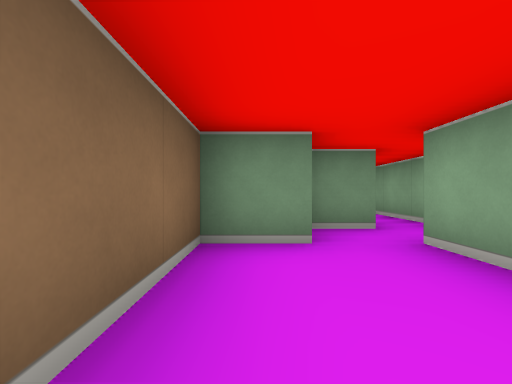
[1] (above)

12 first-person views from a walk through a cub3D level. The camera is about half as high as the walls, looks level and sees 85° across. The floor is counted in squares. Each view is taken from the middle of a square. On the plan, view 1 faces up. The plan holds only what a view shows up to about 9 squares ahead; the rest is blank.

[2]
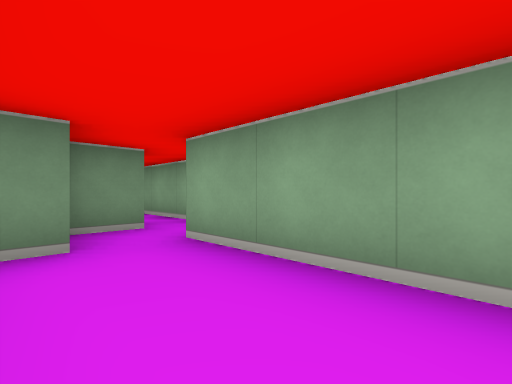

[3]
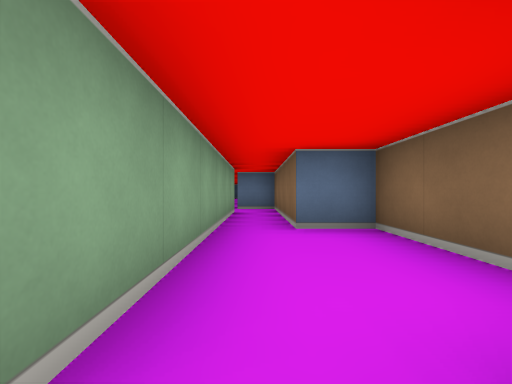

[4]
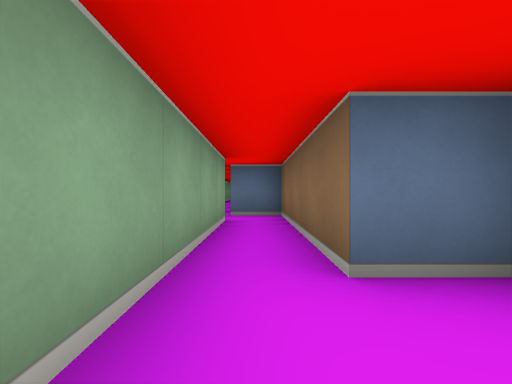

[5]
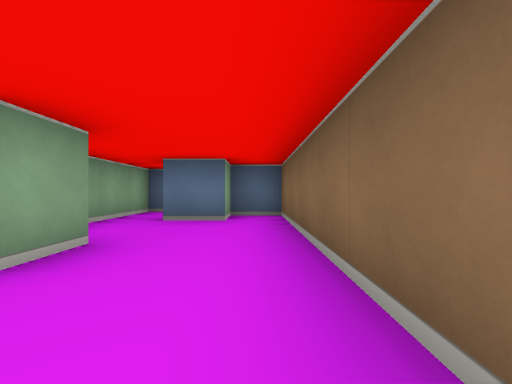

[6]
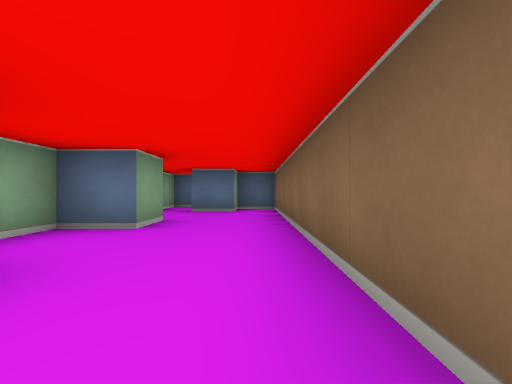

[7]
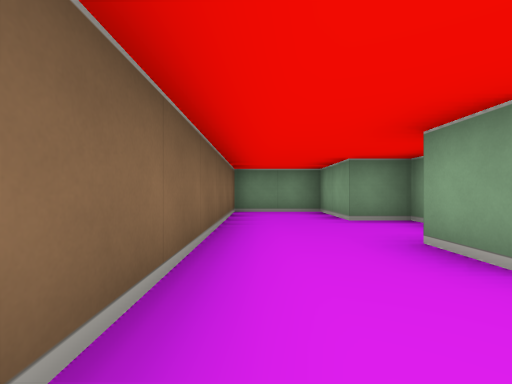

[8]
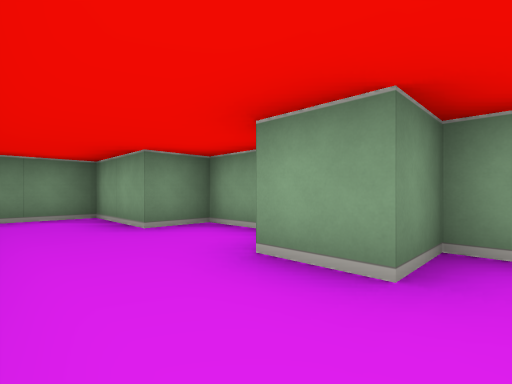

[9]
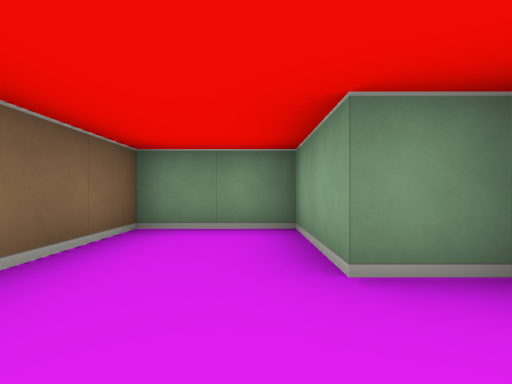

[10]
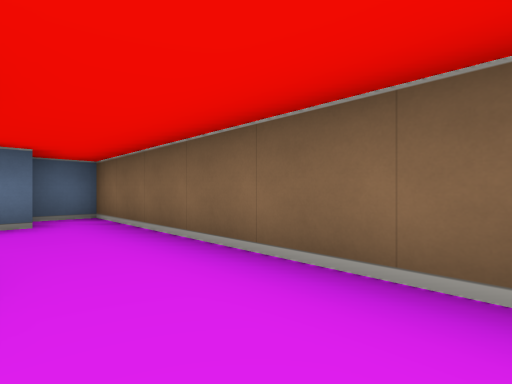

[11]
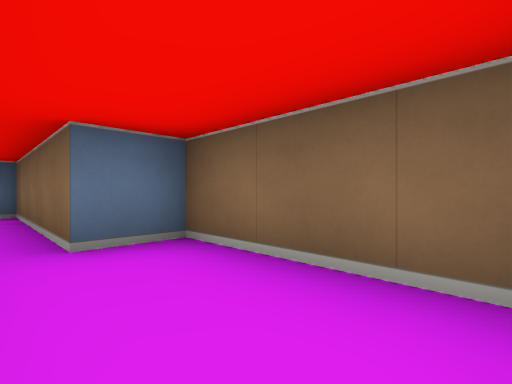

[12]
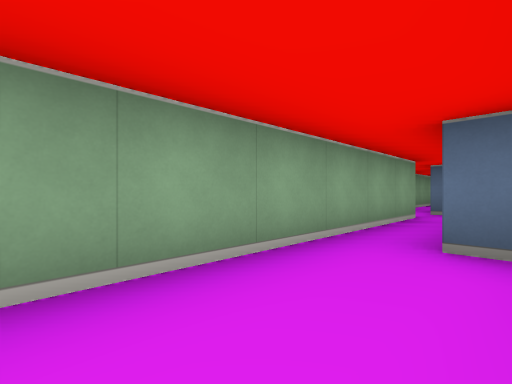

### Floor plan
Points are (right, up) in squares from view 1. A wall is a line through its corners. A room is listed if a view was taken in it or the views show most of it. See-through windows are left out.
Room 1 (views 1, 2, 3, 4, 11, 12)
walls: (0.5, 2.5) (-0.5, 2.5) (-0.5, -0.5) (0.5, -0.5) (0.5, -3.5); (1.9, 2.5) (2.5, 2.5) (2.5, 3.5); (1.6, 3.5) (0.5, 3.5); (1.5, -3.5) (1.5, 2.5)
ways out: opening at (2, 4) to room 2; opening at (1, -4)
Room 2 (views 5, 6, 7, 8, 9, 10)
walls: (0.5, 4.5) (1.5, 4.5); (2.5, 3.5) (2.5, 6.5) (1.5, 6.5) (1.5, 7.5) (2.5, 7.5) (2.5, 9.5) (1.5, 9.5) (1.5, 11.5) (-0.5, 11.5) (-0.5, 3.5) (0.5, 3.5)
ways out: opening at (2, 4) to room 1

Positions as (right, up) in squares from view 1, and headings:
1: (0, 0), facing up
2: (0, 0), facing up-right
3: (1, 3), facing down
4: (1, 1), facing down
5: (0, 9), facing down
6: (0, 11), facing down
7: (0, 5), facing up
8: (0, 6), facing up-right
9: (1, 8), facing up
10: (1, 9), facing down-left
11: (1, 2), facing down-left
12: (0, 2), facing down-right
